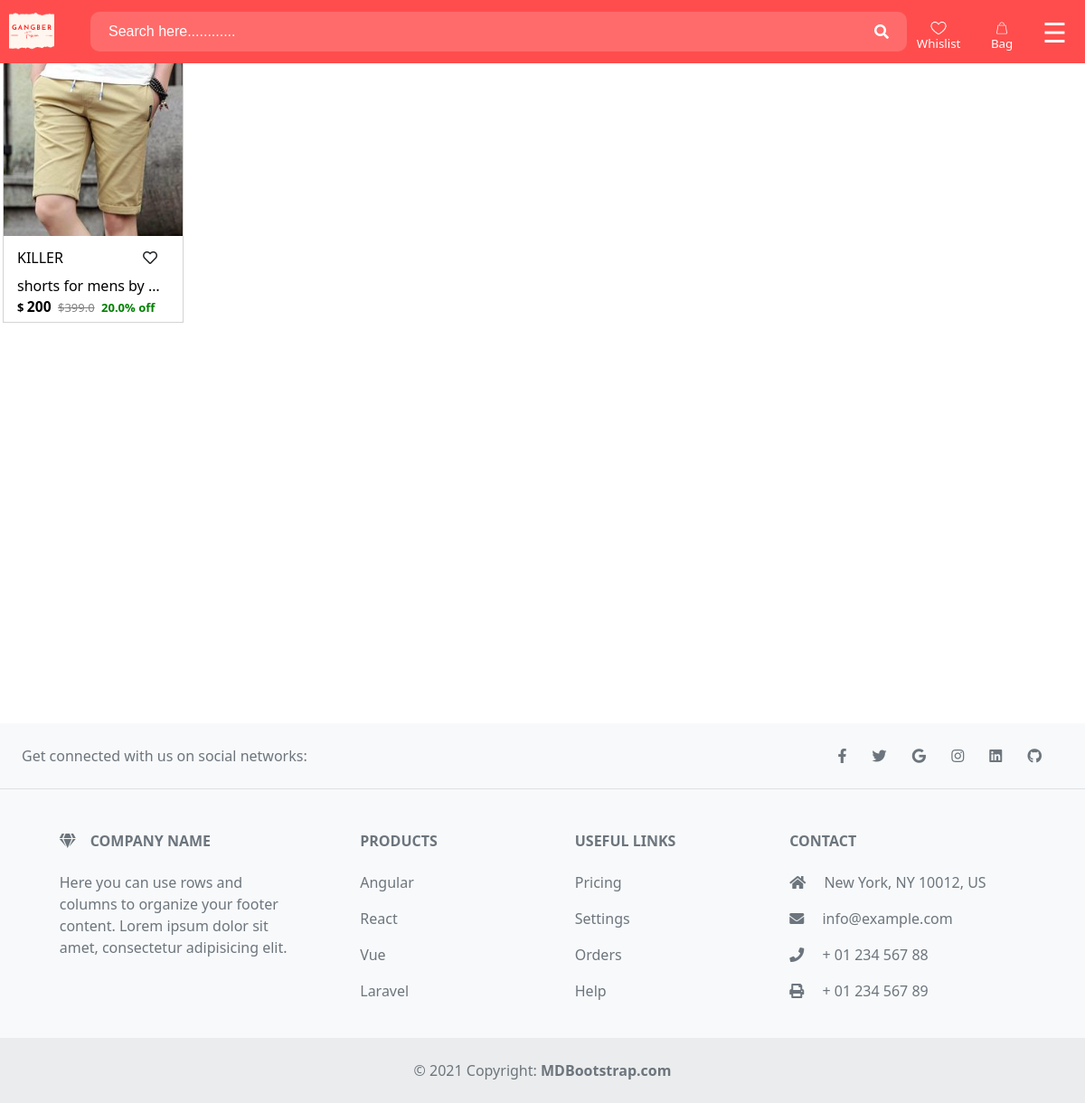
Screenshot of /category/shorts (signed in) with the database file from the repository.
### GMF/models.py (models this page shows, shortened)
class Products(models.Model):
    sno = models.AutoField(primary_key=True)
    title = models.CharField(max_length=100)
    subtitle = models.CharField(max_length=5000)
    company = models.CharField(max_length=100, default="")
    poster = models.ImageField(upload_to="media", default="/ntg/")
    image = models.ManyToManyField(images)
    price = models.IntegerField(default=0)
    off = models.FloatField(default=0.0)
    mrp = models.FloatField(default=0)
    desc = models.ManyToManyField(Product_desc, default="")
    size = models.ManyToManyField(sizes_stock, default="")
    Product_type = models.ForeignKey(Products_type, on_delete=models.CASCADE, default="")
    category = models.ForeignKey(category_product, on_delete=models.CASCADE  , default="")
    offers = models.ForeignKey(Offer_poster, on_delete=models.CASCADE  , default="" )
    trending = models.BooleanField(default=False)
    demanding = models.BooleanField(default=False)
    original = models.BooleanField(default=False)

### GMF/views.py (the view)
# urls.py: path('category/<title>', views.category, name="category"),
def category(request, title):
    cat = get_object_or_404(category_product, category=title)
    products = Products.objects.filter(category=cat)
    if request.user.is_authenticated:
        user = auth_user.objects.filter(user=request.user)[0]
    else:
        user = None
    return render(request, "type.html", {"products": products, "category": cat, 'user':user})

### templates/type.html (shortened to what this page needs)
{% extends "base.html" %}
{% block body %}
  <div style="width: 100%;">
    <div class="row">
      {% for pro in products %}
          <div class="col-6 col-md-4 col-lg-2">
              <div class=" p_card ">
                  <div href="/product/{{pro.title}}" id="url_{{pro.sno}}" style="text-decoration: none; color: black;">
                    <div class="product">
                      <a  href="/product/{{pro.title}}"  class="image">
                        <img src='/media/{{pro.poster}}' alt="" class="img-fluid" id="img_{{pro.sno}}"
                          style="width: 100%; height: 100%;">
                      </a>
                      <div class="text">
                        <div class="d-flex" style="justify-content: space-between; align-items: center;">
                          <span class="display-7" id="com_{{pro.sno}}">{{pro.company}}</span>
                          <button class="btn add_fav" id={{pro.sno}} onclick="add_fav(id)"><i class="far fa-heart"></i></button>
                        </div>
                        <a href="/product/{{pro.title}}" id="url_{{pro.sno}}">
                          <span id="title_{{pro.sno}}">{{pro.title|truncatechars:20}}</span> <br></a>
                        <div class="price" style="font-weight: bolder; font-size: small;">
                          <span>$</span> <span style="font-size: larger;" id="price_{{pro.sno}}">{{pro.price}}</span> <span
                            class="mx-1" style="font-weight: lighter; color: gray;"><del
                              id="mrp_{{pro.sno}}">${{pro.mrp}}</del></span>
                          <span style="color: green;" id="off_{{pro.sno}}">{{pro.off}}% off</span>
                        </div>
                      </div>
                    </div>
                  </div>
                </div>
          </div>
          {% endfor %}
    </div>
  </div>
</div>
</div>
{% endblock body %}

### static_files/css/home.css (style rules this page uses)
.product { border: 0.5px solid lightgray; min-width: 200px; }
.text { padding: 5px 15px; }
.image { height: 200px; }
.p_card { padding: 10px 3px; }

### templates/base.html (style rules this page uses)
a { text-decoration: none; color: black; }

### templates/type.html (style rules this page uses)
.product { border: 0.5px solid lightgray; }
.image { display: flex; justify-content: center; align-items: center; }
.p_card { padding: 0px 3px; }
.text { padding: 5px 15px; }

### rows the page displays
Products: poster (picture), company "KILLER", title "shorts for mens by …", price "200", mrp "399.0", off "20.0"
